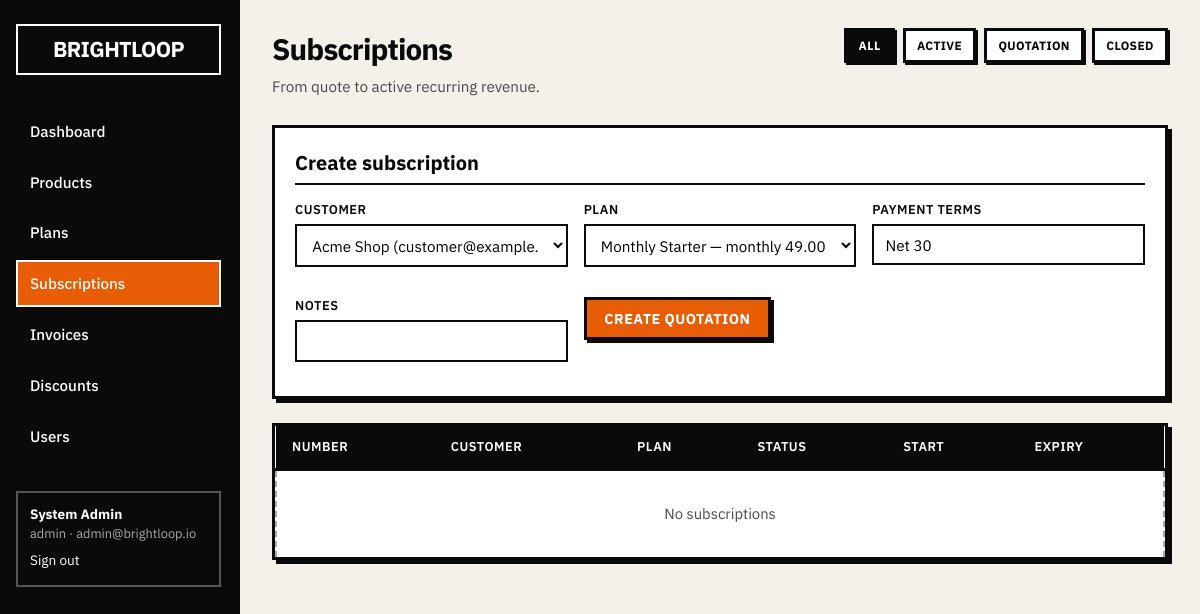
The page /subscriptions (signed in) on the database its author committed.
### app/models.py (models this page shows)
class User(Base):
    __tablename__ = "users"
    id = Column(Integer, primary_key=True, index=True)
    email = Column(String(255), unique=True, nullable=False, index=True)
    hashed_password = Column(String(255), nullable=False)
    full_name = Column(String(255), nullable=False)
    role = Column(SAEnum(UserRole), default=UserRole.CUSTOMER, nullable=False)
    is_active = Column(Boolean, default=True)
    created_at = Column(DateTime, default=datetime.utcnow)
    subscriptions = relationship("Subscription", back_populates="customer")
    payments = relationship("Payment", back_populates="recorded_by")

### app/main.py (the view)
@app.get("/subscriptions", response_class=HTMLResponse)
async def subscriptions_page(
    request: Request,
    user: User = Depends(require_user),
    db: Session = Depends(get_db),
    status_filter: Optional[str] = None,
):
    q = db.query(Subscription)
    if user.role == UserRole.CUSTOMER:
        q = q.filter(Subscription.customer_id == user.id)
    if status_filter:
        try:
            q = q.filter(Subscription.status == SubscriptionStatus(status_filter))
        except ValueError:
            pass
    subs = q.order_by(Subscription.created_at.desc()).all()
    customers = []
    plans = []
    if user.role in (UserRole.ADMIN, UserRole.STAFF):
        customers = db.query(User).filter(User.role == UserRole.CUSTOMER).all()
        plans = db.query(Plan).filter(Plan.is_active == True).all()
    return templates.TemplateResponse(
        request,
        "subscriptions.html",
        {
            "user": user,
            "subs": subs,
            "customers": customers,
            "plans": plans,
            "status_filter": status_filter,
        },
    )

### app/templates/subscriptions.html (shortened to what this page needs)
{% extends "base.html" %}
{% block content %}
<div class="page-header">
  <div>
    <h1>Subscriptions</h1>
    <p>From quote to active recurring revenue.</p>
  </div>
  <div class="btn-group">
    <a href="/subscriptions" class="btn btn-sm {% if not status_filter %}btn-dark{% endif %}">All</a>
    <a href="/subscriptions?status_filter=active" class="btn btn-sm">Active</a>
    <a href="/subscriptions?status_filter=quotation" class="btn btn-sm">Quotation</a>
    <a href="/subscriptions?status_filter=closed" class="btn btn-sm">Closed</a>
  </div>
</div>
{% if user.role.value in ['admin', 'staff'] %}
<div class="panel">
  <h2>Create subscription</h2>
  <form method="post" action="/subscriptions" class="form-grid">
    <div class="field">
      <label>Customer</label>
      <select name="customer_id" required>
        {% for c in customers %}
        <option value="{{ c.id }}">{{ c.full_name }} ({{ c.email }})</option>
        {% endfor %}
      </select>
    </div>
    <div class="field">
      <label>Plan</label>
      <select name="plan_id" required>
        {% for p in plans %}
        <option value="{{ p.id }}">{{ p.name }} — {{ p.billing_frequency.value }} {{ "%.2f"|format(p.price) }}</option>
        {% endfor %}
      </select>
    </div>
    <div class="field">
      <label>Payment terms</label>
      <input type="text" name="payment_terms" value="Net 30">
    </div>
    <div class="field">
      <label>Notes</label>
      <input type="text" name="notes">
    </div>
    <div>
      <button type="submit" class="btn btn-primary">Create quotation</button>
    </div>
  </form>
</div>
{% endif %}
<div class="table-wrap">
  <table>
    <thead>
      <tr>
        <th>Number</th>
        <th>Customer</th>
        <th>Plan</th>
        <th>Status</th>
        <th>Start</th>
        <th>Expiry</th>
      </tr>
    </thead>
    <tbody>
      {% for s in subs %}
      <tr>
        <td><a href="/subscriptions/{{ s.id }}" class="mono">{{ s.number }}</a></td>
        <td>{{ s.customer.full_name }}</td>
        <td>{{ s.plan.name }}</td>
        <td><span class="badge badge-{{ s.status.value }}">{{ s.status.value }}</span></td>
        <td>{{ s.start_date or "—" }}</td>
        <td>{{ s.expiry_date or "—" }}</td>
      </tr>
      {% else %}
      <tr><td colspan="6" class="empty">No subscriptions</td></tr>
      {% endfor %}
    </tbody>
  </table>
</div>
{% endblock %}

### app/templates/base.html (shortened to what this page needs)
<!DOCTYPE html>
<html lang="en">
<head>
  <link rel="stylesheet" href="/static/css/style.css">
</head>
<body>
  {% if user %}
  <div class="shell">
    <aside class="sidebar">
      <div class="brand">BRIGHTLOOP</div>
      <nav>
        <a href="/dashboard" class="{% if request.url.path == '/dashboard' %}active{% endif %}">Dashboard</a>
        {% if user.role.value in ['admin', 'staff'] %}
        <a href="/products" class="{% if '/products' in request.url.path %}active{% endif %}">Products</a>
        <a href="/plans" class="{% if '/plans' in request.url.path %}active{% endif %}">Plans</a>
        {% endif %}
        <a href="/subscriptions" class="{% if '/subscriptions' in request.url.path %}active{% endif %}">Subscriptions</a>
        <a href="/invoices" class="{% if '/invoices' in request.url.path %}active{% endif %}">Invoices</a>
        {% if user.role.value == 'admin' %}
        <a href="/discounts" class="{% if '/discounts' in request.url.path %}active{% endif %}">Discounts</a>
        <a href="/users" class="{% if '/users' in request.url.path %}active{% endif %}">Users</a>
        {% endif %}
      </nav>
      <div class="user-box">
        <div><strong>{{ user.full_name }}</strong></div>
        <div class="muted" style="color:#aaa;font-size:0.8rem;">{{ user.role.value }} · {{ user.email }}</div>
        <a href="/logout" style="color:#fff;margin-top:0.5rem;display:inline-block;font-size:0.85rem;">Sign out</a>
      </div>
    </aside>
    <main class="main">
      {% block content %}{% endblock %}
    </main>
  </div>
  {% else %}
    {% block auth %}{% endblock %}
  {% endif %}
</body>
</html>

### app/static/css/style.css (style rules this page uses)
:root { --bg: #f4f1ea; --surface: #ffffff; --ink: #0a0a0a; --muted: #4a4a4a; --accent: #e85d04; --accent-dark: #c44a00; --border: 3px solid #0a0a0a; --border-thin: 2px solid #0a0a0a; --radius: 0; --font: "IBM Plex Sans", "Helvetica Neue", Helvetica, Arial, sans-serif; --mono: "IBM Plex Mono", "SF Mono", Menlo, monospace; --shadow: 4px 4px 0 #0a0a0a; }
* { box-sizing: border-box; margin: 0; padding: 0; }
html { font-size: 16px; }
body { font-family: var(--font); background: var(--bg); color: var(--ink); line-height: 1.45; min-height: 100vh; }
a { color: var(--ink); text-decoration: none; border-bottom: 2px solid transparent; }
.shell { display: grid; grid-template-columns: 240px 1fr; min-height: 100vh; }
.sidebar { background: var(--ink); color: #fff; padding: 1.5rem 1rem; border-right: var(--border); position: sticky; top: 0; height: 100vh; overflow-y: auto; }
.sidebar .brand { font-size: 1.35rem; font-weight: 700; letter-spacing: -0.03em; margin-bottom: 2rem; padding: 0.5rem; border: 2px solid #fff; text-align: center; }
.sidebar nav a { display: block; color: #fff; padding: 0.65rem 0.75rem; margin-bottom: 0.25rem; border: 2px solid transparent; font-weight: 500; font-size: 0.95rem; }
.sidebar nav a:hover, .sidebar nav a.active { border-color: #fff; background: var(--accent); color: #fff; }
.sidebar .user-box { margin-top: 2rem; padding: 0.75rem; border: 2px solid #555; font-size: 0.85rem; }
.main { padding: 1.75rem 2rem; max-width: 1200px; }
h1 { font-size: 1.85rem; font-weight: 700; letter-spacing: -0.03em; margin-bottom: 0.25rem; }
h2 { font-size: 1.25rem; font-weight: 700; margin-bottom: 1rem; border-bottom: var(--border-thin); padding-bottom: 0.35rem; }
.page-header { display: flex; justify-content: space-between; align-items: flex-start; margin-bottom: 1.75rem; gap: 1rem; flex-wrap: wrap; }
.page-header p { color: var(--muted); font-size: 0.95rem; }
.panel { background: var(--surface); border: var(--border); box-shadow: var(--shadow); padding: 1.25rem; margin-bottom: 1.5rem; }
.table-wrap { overflow-x: auto; border: var(--border); background: var(--surface); box-shadow: var(--shadow); }
table { width: 100%; border-collapse: collapse; font-size: 0.925rem; }
th { text-align: left; padding: 0.75rem 1rem; background: var(--ink); color: #fff; font-weight: 600; font-size: 0.8rem; text-transform: uppercase; letter-spacing: 0.04em; border-bottom: var(--border); }
td { padding: 0.7rem 1rem; border-bottom: 1px solid #ddd; vertical-align: middle; }
tr:last-child td { border-bottom: none; }
.form-grid { display: grid; grid-template-columns: repeat(auto-fit, minmax(220px, 1fr)); gap: 1rem; }
.field { margin-bottom: 0.85rem; }
.field label { display: block; font-size: 0.8rem; font-weight: 600; text-transform: uppercase; letter-spacing: 0.04em; margin-bottom: 0.3rem; }
.field input, .field select, .field textarea { width: 100%; padding: 0.55rem 0.7rem; border: var(--border-thin); background: #fff; font-family: var(--font); font-size: 0.95rem; border-radius: 0; }
.btn { display: inline-flex; align-items: center; gap: 0.4rem; padding: 0.55rem 1.1rem; font-family: var(--font); font-size: 0.9rem; font-weight: 700; border: var(--border); background: var(--surface); color: var(--ink); cursor: pointer; box-shadow: 3px 3px 0 var(--ink); transition: transform 0.08s, box-shadow 0.08s; text-transform: uppercase; letter-spacing: 0.03em; }
.btn-primary { background: var(--accent); color: #fff; border-color: var(--ink); }
.btn-dark { background: var(--ink); color: #fff; }
.btn-sm { padding: 0.35rem 0.7rem; font-size: 0.75rem; box-shadow: 2px 2px 0 var(--ink); }
.btn-group { display: flex; flex-wrap: wrap; gap: 0.5rem; }
.muted { color: var(--muted); }
.empty { padding: 2rem; text-align: center; color: var(--muted); border: 2px dashed #aaa; }

### rows shown on the page
User: full_name "System Admin", role.value "admin", email "admin@brightloop.io"

### other values the page prints
form field customer_id "Acme Shop (customer@example.com)"
form field plan_id "Monthly Starter — monthly 49.00"
